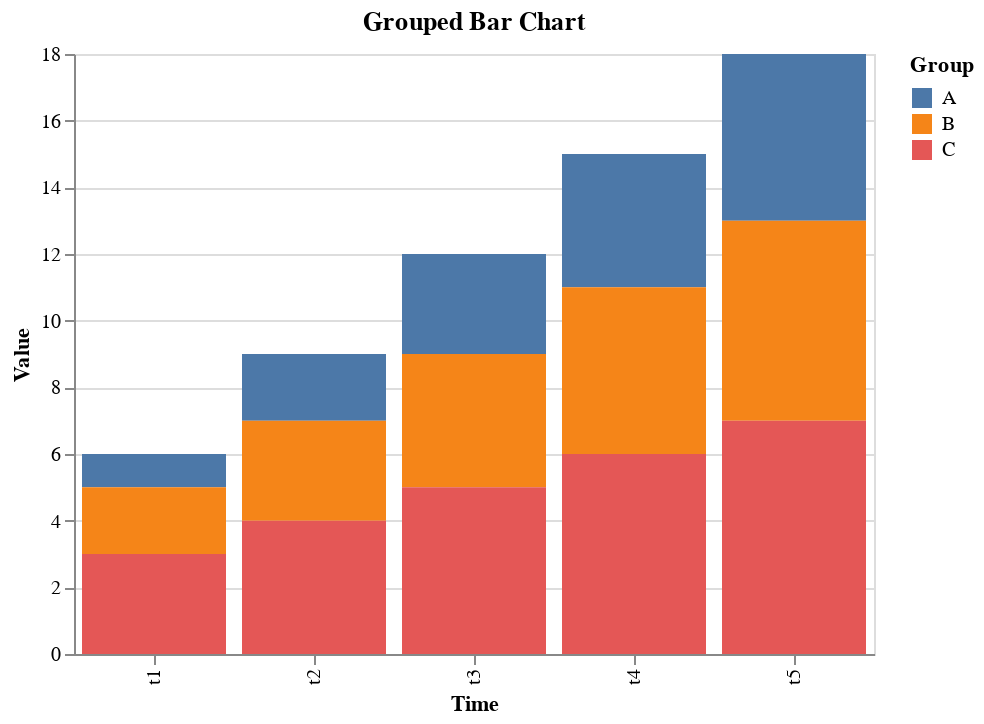

The code cell stored with this chart in its notebook:
### Code cell
import altair as alt
import pandas as pd

# Create a DataFrame
df = pd.DataFrame(
    {"A": [1, 2, 3, 4, 5], "B": [2, 3, 4, 5, 6], "C": [3, 4, 5, 6, 7]},
    index=["t1", "t2", "t3", "t4", "t5"],
)

# Reshape the DataFrame
data = df.reset_index().melt("index", var_name="Group", value_name="Value")

# Create the chart
alt.Chart(data).mark_bar().encode(
    x=alt.X("index", title="Time"), y=alt.Y("Value", title="Value"), color="Group"
).properties(title="Grouped Bar Chart", width=400, height=300)

### Figure 1 — Vega-Lite specification as saved in the notebook (floating-point values rounded to 4 significant figures)
{"config": {"view": {"continuousWidth": 300, "continuousHeight": 300}}, "data": {"name": "data-d5813a2e866313df060517742e47c59a"}, "mark": {"type": "bar"}, "encoding": {"color": {"field": "Group", "type": "nominal"}, "x": {"field": "index", "title": "Time", "type": "nominal"}, "y": {"field": "Value", "title": "Value", "type": "quantitative"}}, "height": 300, "title": "Grouped Bar Chart", "width": 400, "$schema": "https://vega.github.io/schema/vega-lite/v5.8.0.json", "datasets": {"data-d5813a2e866313df060517742e47c59a": [{"index": "t1", "Group": "A", "Value": 1}, {"index": "t2", "Group": "A", "Value": 2}, {"index": "t3", "Group": "A", "Value": 3}, {"index": "t4", "Group": "A", "Value": 4}, {"index": "t5", "Group": "A", "Value": 5}, {"index": "t1", "Group": "B", "Value": 2}, {"index": "t2", "Group": "B", "Value": 3}, {"index": "t3", "Group": "B", "Value": 4}, {"index": "t4", "Group": "B", "Value": 5}, {"index": "t5", "Group": "B", "Value": 6}, {"index": "t1", "Group": "C", "Value": 3}, {"index": "t2", "Group": "C", "Value": 4}, {"index": "t3", "Group": "C", "Value": 5}, {"index": "t4", "Group": "C", "Value": 6}, {"index": "t5", "Group": "C", "Value": 7}]}}
